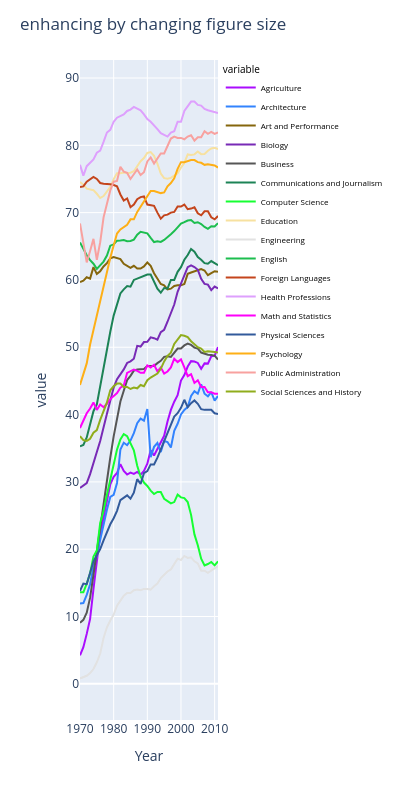

Here is the notebook cell this chart was saved with:
### Markdown cell above
changing aspect ratio

### Code cell
fig_enhanced =  px.line(degree_gender_ratio, x='Year', y=[x for x in degree_gender_ratio.columns[1:]],color_discrete_sequence=px.colors.qualitative.Alphabet)

fig_enhanced.update_layout(legend = dict(font = dict(size = 8, color = "black")),
                  legend_title = dict(font = dict(size = 10)))

fig_enhanced.update_layout(
    width = 400,
    height = 800,
    title = "enhancing by changing figure size"
)
fig_enhanced.update_yaxes(
    scaleanchor = "x",
    scaleratio = 2,
  )
fig_enhanced.show()

### Figure 1 — Plotly figure (JSON) as saved in the notebook; plotly's stock layout.template omitted (floating-point values rounded to 4 significant figures)
{"data": [{"hovertemplate": "variable=Agriculture<br>Year=%{x}<br>value=%{y}<extra></extra>", "legendgroup": "Agriculture", "line": {"color": "#AA0DFE", "dash": "solid"}, "marker": {"symbol": "circle"}, "mode": "lines", "name": "Agriculture", "orientation": "v", "showlegend": true, "type": "scatter", "x": [1970, 1971, 1972, 1973, 1974, 1975, 1976, 1977, 1978, 1979, 1980, 1981, 1982, 1983, 1984, 1985, 1986, 1987, 1988, 1989, 1990, 1991, 1992, 1993, 1994, 1995, 1996, 1997, 1998, 1999, 2000, 2001, 2002, 2003, 2004, 2005, 2006, 2007, 2008, 2009, 2010, 2011], "xaxis": "x", "y": [4.23, 5.453, 7.421, 9.654, 14.07, 18.33, 22.25, 24.64, 27.15, 29.63, 30.76, 31.32, 32.64, 31.64, 31.09, 31.38, 31.2, 31.49, 31.09, 31.61, 32.7, 34.71, 33.93, 34.95, 36.03, 36.84, 38.97, 40.69, 41.91, 42.89, 45.06, 45.87, 47.13, 47.94, 47.89, 47.67, 46.79, 47.61, 47.57, 48.67, 48.73, 50.04], "yaxis": "y"}, {"hovertemplate": "variable=Architecture<br>Year=%{x}<br>value=%{y}<extra></extra>", "legendgroup": "Architecture", "line": {"color": "#3283FE", "dash": "solid"}, "marker": {"symbol": "circle"}, "mode": "lines", "name": "Architecture", "orientation": "v", "showlegend": true, "type": "scatter", "x": [1970, 1971, 1972, 1973, 1974, 1975, 1976, 1977, 1978, 1979, 1980, 1981, 1982, 1983, 1984, 1985, 1986, 1987, 1988, 1989, 1990, 1991, 1992, 1993, 1994, 1995, 1996, 1997, 1998, 1999, 2000, 2001, 2002, 2003, 2004, 2005, 2006, 2007, 2008, 2009, 2010, 2011], "xaxis": "x", "y": [11.92, 12.0, 13.21, 14.79, 17.44, 19.13, 21.39, 23.74, 25.85, 27.77, 28.08, 29.84, 34.82, 35.83, 35.45, 36.13, 37.24, 38.73, 39.4, 39.1, 40.82, 33.68, 35.2, 35.78, 34.43, 36.06, 35.93, 35.1, 37.6, 38.63, 40.02, 40.69, 41.13, 42.76, 43.47, 43.1, 44.5, 43.1, 42.71, 43.35, 42.07, 42.77], "yaxis": "y"}, {"hovertemplate": "variable=Art and Performance<br>Year=%{x}<br>value=%{y}<extra></extra>", "legendgroup": "Art and Performance", "line": {"color": "#85660D", "dash": "solid"}, "marker": {"symbol": "circle"}, "mode": "lines", "name": "Art and Performance", "orientation": "v", "showlegend": true, "type": "scatter", "x": [1970, 1971, 1972, 1973, 1974, 1975, 1976, 1977, 1978, 1979, 1980, 1981, 1982, 1983, 1984, 1985, 1986, 1987, 1988, 1989, 1990, 1991, 1992, 1993, 1994, 1995, 1996, 1997, 1998, 1999, 2000, 2001, 2002, 2003, 2004, 2005, 2006, 2007, 2008, 2009, 2010, 2011], "xaxis": "x", "y": [59.7, 59.9, 60.4, 60.2, 61.9, 60.9, 61.3, 62.0, 62.5, 63.2, 63.4, 63.3, 63.1, 62.4, 62.1, 61.8, 62.1, 61.7, 61.7, 62.0, 62.6, 62.1, 61.0, 60.2, 59.4, 59.2, 58.6, 58.7, 59.1, 59.2, 59.2, 59.4, 60.9, 61.1, 61.3, 61.4, 61.6, 61.4, 60.7, 61.0, 61.3, 61.2], "yaxis": "y"}, {"hovertemplate": "variable=Biology<br>Year=%{x}<br>value=%{y}<extra></extra>", "legendgroup": "Biology", "line": {"color": "#782AB6", "dash": "solid"}, "marker": {"symbol": "circle"}, "mode": "lines", "name": "Biology", "orientation": "v", "showlegend": true, "type": "scatter", "x": [1970, 1971, 1972, 1973, 1974, 1975, 1976, 1977, 1978, 1979, 1980, 1981, 1982, 1983, 1984, 1985, 1986, 1987, 1988, 1989, 1990, 1991, 1992, 1993, 1994, 1995, 1996, 1997, 1998, 1999, 2000, 2001, 2002, 2003, 2004, 2005, 2006, 2007, 2008, 2009, 2010, 2011], "xaxis": "x", "y": [29.09, 29.39, 29.81, 31.15, 33.0, 34.45, 36.07, 38.33, 40.11, 42.07, 44.0, 45.25, 45.97, 46.71, 47.67, 47.91, 48.3, 50.21, 50.1, 50.77, 50.82, 51.47, 51.35, 51.12, 52.25, 52.6, 53.79, 55.0, 56.35, 58.23, 59.39, 60.71, 61.9, 62.17, 61.91, 61.5, 60.17, 59.41, 59.31, 58.49, 59.01, 58.74], "yaxis": "y"}, {"hovertemplate": "variable=Business<br>Year=%{x}<br>value=%{y}<extra></extra>", "legendgroup": "Business", "line": {"color": "#565656", "dash": "solid"}, "marker": {"symbol": "circle"}, "mode": "lines", "name": "Business", "orientation": "v", "showlegend": true, "type": "scatter", "x": [1970, 1971, 1972, 1973, 1974, 1975, 1976, 1977, 1978, 1979, 1980, 1981, 1982, 1983, 1984, 1985, 1986, 1987, 1988, 1989, 1990, 1991, 1992, 1993, 1994, 1995, 1996, 1997, 1998, 1999, 2000, 2001, 2002, 2003, 2004, 2005, 2006, 2007, 2008, 2009, 2010, 2011], "xaxis": "x", "y": [9.064, 9.503, 10.56, 12.8, 16.2, 19.69, 23.43, 27.16, 30.53, 33.62, 36.77, 39.27, 41.95, 43.54, 45.12, 45.75, 46.53, 46.69, 46.76, 46.78, 47.2, 47.22, 47.22, 47.64, 47.98, 48.57, 48.65, 48.56, 49.26, 49.81, 49.8, 50.28, 50.55, 50.35, 49.95, 49.79, 49.21, 49.0, 48.89, 48.84, 48.76, 48.18], "yaxis": "y"}, {"hovertemplate": "variable=Communications and Journalism<br>Year=%{x}<br>value=%{y}<extra></extra>", "legendgroup": "Communications and Journalism", "line": {"color": "#1C8356", "dash": "solid"}, "marker": {"symbol": "circle"}, "mode": "lines", "name": "Communications and Journalism", "orientation": "v", "showlegend": true, "type": "scatter", "x": [1970, 1971, 1972, 1973, 1974, 1975, 1976, 1977, 1978, 1979, 1980, 1981, 1982, 1983, 1984, 1985, 1986, 1987, 1988, 1989, 1990, 1991, 1992, 1993, 1994, 1995, 1996, 1997, 1998, 1999, 2000, 2001, 2002, 2003, 2004, 2005, 2006, 2007, 2008, 2009, 2010, 2011], "xaxis": "x", "y": [35.3, 35.5, 36.6, 38.4, 40.5, 41.5, 44.3, 46.9, 49.9, 52.3, 54.7, 56.4, 58.0, 58.6, 59.1, 59.0, 60.0, 60.2, 60.4, 60.5, 60.8, 60.8, 59.7, 58.7, 58.1, 58.8, 58.7, 60.0, 60.0, 61.2, 61.9, 63.0, 63.7, 64.6, 64.2, 63.4, 63.0, 62.5, 62.4, 62.8, 62.5, 62.2], "yaxis": "y"}, {"hovertemplate": "variable=Computer Science<br>Year=%{x}<br>value=%{y}<extra></extra>", "legendgroup": "Computer Science", "line": {"color": "#16FF32", "dash": "solid"}, "marker": {"symbol": "circle"}, "mode": "lines", "name": "Computer Science", "orientation": "v", "showlegend": true, "type": "scatter", "x": [1970, 1971, 1972, 1973, 1974, 1975, 1976, 1977, 1978, 1979, 1980, 1981, 1982, 1983, 1984, 1985, 1986, 1987, 1988, 1989, 1990, 1991, 1992, 1993, 1994, 1995, 1996, 1997, 1998, 1999, 2000, 2001, 2002, 2003, 2004, 2005, 2006, 2007, 2008, 2009, 2010, 2011], "xaxis": "x", "y": [13.6, 13.6, 14.9, 16.4, 18.9, 19.8, 23.9, 25.7, 28.1, 30.2, 32.5, 34.8, 36.3, 37.1, 36.8, 35.7, 34.7, 32.4, 30.8, 29.9, 29.4, 28.7, 28.2, 28.5, 28.5, 27.5, 27.1, 26.8, 27.0, 28.1, 27.7, 27.6, 27.0, 25.1, 22.2, 20.6, 18.6, 17.6, 17.8, 18.1, 17.6, 18.2], "yaxis": "y"}, {"hovertemplate": "variable=Education<br>Year=%{x}<br>value=%{y}<extra></extra>", "legendgroup": "Education", "line": {"color": "#F7E1A0", "dash": "solid"}, "marker": {"symbol": "circle"}, "mode": "lines", "name": "Education", "orientation": "v", "showlegend": true, "type": "scatter", "x": [1970, 1971, 1972, 1973, 1974, 1975, 1976, 1977, 1978, 1979, 1980, 1981, 1982, 1983, 1984, 1985, 1986, 1987, 1988, 1989, 1990, 1991, 1992, 1993, 1994, 1995, 1996, 1997, 1998, 1999, 2000, 2001, 2002, 2003, 2004, 2005, 2006, 2007, 2008, 2009, 2010, 2011], "xaxis": "x", "y": [74.54, 74.15, 73.55, 73.5, 73.34, 72.8, 72.17, 72.46, 73.19, 73.82, 74.98, 75.85, 75.84, 75.95, 75.87, 75.92, 76.14, 76.96, 77.63, 78.11, 78.87, 78.99, 78.44, 77.27, 75.81, 75.13, 75.04, 75.16, 75.49, 75.84, 76.69, 77.38, 78.64, 78.54, 78.65, 79.07, 78.69, 78.72, 79.2, 79.53, 79.62, 79.43], "yaxis": "y"}, {"hovertemplate": "variable=Engineering<br>Year=%{x}<br>value=%{y}<extra></extra>", "legendgroup": "Engineering", "line": {"color": "#E2E2E2", "dash": "solid"}, "marker": {"symbol": "circle"}, "mode": "lines", "name": "Engineering", "orientation": "v", "showlegend": true, "type": "scatter", "x": [1970, 1971, 1972, 1973, 1974, 1975, 1976, 1977, 1978, 1979, 1980, 1981, 1982, 1983, 1984, 1985, 1986, 1987, 1988, 1989, 1990, 1991, 1992, 1993, 1994, 1995, 1996, 1997, 1998, 1999, 2000, 2001, 2002, 2003, 2004, 2005, 2006, 2007, 2008, 2009, 2010, 2011], "xaxis": "x", "y": [0.8, 1.0, 1.2, 1.6, 2.2, 3.2, 4.5, 6.8, 8.4, 9.4, 10.3, 11.6, 12.4, 13.1, 13.5, 13.5, 13.9, 14.0, 13.9, 14.1, 14.1, 14.0, 14.5, 14.9, 15.7, 16.2, 16.7, 17.0, 17.8, 18.6, 18.4, 19.0, 18.7, 18.8, 18.2, 17.9, 16.8, 16.8, 16.5, 16.8, 17.2, 17.5], "yaxis": "y"}, {"hovertemplate": "variable=English<br>Year=%{x}<br>value=%{y}<extra></extra>", "legendgroup": "English", "line": {"color": "#1CBE4F", "dash": "solid"}, "marker": {"symbol": "circle"}, "mode": "lines", "name": "English", "orientation": "v", "showlegend": true, "type": "scatter", "x": [1970, 1971, 1972, 1973, 1974, 1975, 1976, 1977, 1978, 1979, 1980, 1981, 1982, 1983, 1984, 1985, 1986, 1987, 1988, 1989, 1990, 1991, 1992, 1993, 1994, 1995, 1996, 1997, 1998, 1999, 2000, 2001, 2002, 2003, 2004, 2005, 2006, 2007, 2008, 2009, 2010, 2011], "xaxis": "x", "y": [65.57, 64.56, 63.66, 62.94, 62.41, 61.65, 62.15, 62.72, 63.62, 65.09, 65.28, 65.84, 65.85, 65.92, 65.75, 65.8, 65.98, 66.71, 67.14, 67.02, 66.92, 66.24, 65.62, 65.73, 65.64, 65.94, 66.44, 66.79, 67.26, 67.82, 68.37, 68.58, 68.83, 68.89, 68.45, 68.57, 68.3, 67.87, 67.59, 67.97, 67.93, 68.43], "yaxis": "y"}, {"hovertemplate": "variable=Foreign Languages<br>Year=%{x}<br>value=%{y}<extra></extra>", "legendgroup": "Foreign Languages", "line": {"color": "#C4451C", "dash": "solid"}, "marker": {"symbol": "circle"}, "mode": "lines", "name": "Foreign Languages", "orientation": "v", "showlegend": true, "type": "scatter", "x": [1970, 1971, 1972, 1973, 1974, 1975, 1976, 1977, 1978, 1979, 1980, 1981, 1982, 1983, 1984, 1985, 1986, 1987, 1988, 1989, 1990, 1991, 1992, 1993, 1994, 1995, 1996, 1997, 1998, 1999, 2000, 2001, 2002, 2003, 2004, 2005, 2006, 2007, 2008, 2009, 2010, 2011], "xaxis": "x", "y": [73.8, 73.9, 74.6, 74.9, 75.3, 75.0, 74.4, 74.3, 74.3, 74.2, 74.1, 73.9, 72.7, 71.8, 72.1, 70.8, 71.2, 72.0, 72.3, 72.4, 71.2, 71.1, 71.0, 70.0, 69.1, 69.6, 69.7, 70.0, 70.1, 70.9, 70.9, 71.2, 70.5, 70.6, 70.8, 69.9, 69.6, 70.2, 70.2, 69.3, 69.0, 69.5], "yaxis": "y"}, {"hovertemplate": "variable=Health Professions<br>Year=%{x}<br>value=%{y}<extra></extra>", "legendgroup": "Health Professions", "line": {"color": "#DEA0FD", "dash": "solid"}, "marker": {"symbol": "circle"}, "mode": "lines", "name": "Health Professions", "orientation": "v", "showlegend": true, "type": "scatter", "x": [1970, 1971, 1972, 1973, 1974, 1975, 1976, 1977, 1978, 1979, 1980, 1981, 1982, 1983, 1984, 1985, 1986, 1987, 1988, 1989, 1990, 1991, 1992, 1993, 1994, 1995, 1996, 1997, 1998, 1999, 2000, 2001, 2002, 2003, 2004, 2005, 2006, 2007, 2008, 2009, 2010, 2011], "xaxis": "x", "y": [77.1, 75.5, 76.9, 77.4, 77.9, 78.9, 79.2, 80.5, 81.9, 82.3, 83.5, 84.1, 84.4, 84.6, 85.1, 85.3, 85.7, 85.5, 85.2, 84.6, 83.9, 83.5, 83.0, 82.4, 81.8, 81.5, 81.3, 81.9, 82.1, 83.5, 83.5, 85.1, 85.8, 86.5, 86.5, 86.0, 85.9, 85.4, 85.2, 85.1, 85.0, 84.8], "yaxis": "y"}, {"hovertemplate": "variable=Math and Statistics<br>Year=%{x}<br>value=%{y}<extra></extra>", "legendgroup": "Math and Statistics", "line": {"color": "#FE00FA", "dash": "solid"}, "marker": {"symbol": "circle"}, "mode": "lines", "name": "Math and Statistics", "orientation": "v", "showlegend": true, "type": "scatter", "x": [1970, 1971, 1972, 1973, 1974, 1975, 1976, 1977, 1978, 1979, 1980, 1981, 1982, 1983, 1984, 1985, 1986, 1987, 1988, 1989, 1990, 1991, 1992, 1993, 1994, 1995, 1996, 1997, 1998, 1999, 2000, 2001, 2002, 2003, 2004, 2005, 2006, 2007, 2008, 2009, 2010, 2011], "xaxis": "x", "y": [38.0, 39.0, 40.2, 40.9, 41.8, 40.7, 41.5, 41.1, 41.6, 42.3, 42.8, 43.2, 44.0, 44.3, 46.2, 46.5, 46.7, 46.5, 46.2, 46.2, 47.3, 47.0, 47.4, 46.4, 47.0, 46.1, 46.4, 47.0, 48.3, 47.8, 48.2, 47.0, 45.7, 46.0, 44.7, 45.1, 44.1, 44.1, 43.3, 43.3, 43.1, 43.1], "yaxis": "y"}, {"hovertemplate": "variable=Physical Sciences<br>Year=%{x}<br>value=%{y}<extra></extra>", "legendgroup": "Physical Sciences", "line": {"color": "#325A9B", "dash": "solid"}, "marker": {"symbol": "circle"}, "mode": "lines", "name": "Physical Sciences", "orientation": "v", "showlegend": true, "type": "scatter", "x": [1970, 1971, 1972, 1973, 1974, 1975, 1976, 1977, 1978, 1979, 1980, 1981, 1982, 1983, 1984, 1985, 1986, 1987, 1988, 1989, 1990, 1991, 1992, 1993, 1994, 1995, 1996, 1997, 1998, 1999, 2000, 2001, 2002, 2003, 2004, 2005, 2006, 2007, 2008, 2009, 2010, 2011], "xaxis": "x", "y": [13.8, 14.9, 14.8, 16.5, 18.2, 19.1, 20.0, 21.3, 22.5, 23.7, 24.6, 25.7, 27.3, 27.6, 28.0, 27.5, 28.4, 30.4, 29.7, 31.3, 31.6, 32.6, 32.6, 33.6, 34.8, 35.9, 37.3, 38.3, 39.7, 40.2, 41.0, 42.2, 41.1, 41.7, 42.1, 41.6, 40.8, 40.7, 40.7, 40.7, 40.2, 40.1], "yaxis": "y"}, {"hovertemplate": "variable=Psychology<br>Year=%{x}<br>value=%{y}<extra></extra>", "legendgroup": "Psychology", "line": {"color": "#FEAF16", "dash": "solid"}, "marker": {"symbol": "circle"}, "mode": "lines", "name": "Psychology", "orientation": "v", "showlegend": true, "type": "scatter", "x": [1970, 1971, 1972, 1973, 1974, 1975, 1976, 1977, 1978, 1979, 1980, 1981, 1982, 1983, 1984, 1985, 1986, 1987, 1988, 1989, 1990, 1991, 1992, 1993, 1994, 1995, 1996, 1997, 1998, 1999, 2000, 2001, 2002, 2003, 2004, 2005, 2006, 2007, 2008, 2009, 2010, 2011], "xaxis": "x", "y": [44.4, 46.2, 47.6, 50.4, 52.6, 54.5, 56.9, 59.0, 61.3, 63.3, 65.1, 66.9, 67.5, 67.9, 68.2, 69.0, 69.0, 70.1, 70.9, 71.6, 72.6, 73.2, 73.2, 73.1, 72.9, 73.0, 73.9, 74.4, 75.1, 76.5, 77.5, 77.5, 77.7, 77.8, 77.8, 77.5, 77.4, 77.1, 77.2, 77.1, 77.0, 76.7], "yaxis": "y"}, {"hovertemplate": "variable=Public Administration<br>Year=%{x}<br>value=%{y}<extra></extra>", "legendgroup": "Public Administration", "line": {"color": "#F8A19F", "dash": "solid"}, "marker": {"symbol": "circle"}, "mode": "lines", "name": "Public Administration", "orientation": "v", "showlegend": true, "type": "scatter", "x": [1970, 1971, 1972, 1973, 1974, 1975, 1976, 1977, 1978, 1979, 1980, 1981, 1982, 1983, 1984, 1985, 1986, 1987, 1988, 1989, 1990, 1991, 1992, 1993, 1994, 1995, 1996, 1997, 1998, 1999, 2000, 2001, 2002, 2003, 2004, 2005, 2006, 2007, 2008, 2009, 2010, 2011], "xaxis": "x", "y": [68.4, 65.5, 62.6, 64.3, 66.1, 63.0, 65.6, 69.3, 71.5, 73.3, 74.6, 74.7, 76.8, 76.1, 75.9, 75.0, 75.7, 76.4, 75.6, 76.0, 77.6, 78.2, 77.3, 78.0, 78.8, 78.8, 79.8, 81.0, 81.3, 81.1, 81.1, 80.9, 81.3, 81.5, 80.7, 81.2, 81.2, 82.1, 81.7, 82.0, 81.7, 81.9], "yaxis": "y"}, {"hovertemplate": "variable=Social Sciences and History<br>Year=%{x}<br>value=%{y}<extra></extra>", "legendgroup": "Social Sciences and History", "line": {"color": "#90AD1C", "dash": "solid"}, "marker": {"symbol": "circle"}, "mode": "lines", "name": "Social Sciences and History", "orientation": "v", "showlegend": true, "type": "scatter", "x": [1970, 1971, 1972, 1973, 1974, 1975, 1976, 1977, 1978, 1979, 1980, 1981, 1982, 1983, 1984, 1985, 1986, 1987, 1988, 1989, 1990, 1991, 1992, 1993, 1994, 1995, 1996, 1997, 1998, 1999, 2000, 2001, 2002, 2003, 2004, 2005, 2006, 2007, 2008, 2009, 2010, 2011], "xaxis": "x", "y": [36.8, 36.2, 36.1, 36.4, 37.3, 37.7, 39.2, 40.5, 41.8, 43.6, 44.2, 44.6, 44.6, 44.1, 44.1, 43.8, 44.0, 43.9, 44.4, 44.2, 45.1, 45.5, 45.8, 46.1, 46.8, 47.9, 48.7, 49.2, 50.5, 51.2, 51.8, 51.7, 51.5, 50.9, 50.5, 50.0, 49.8, 49.3, 49.4, 49.4, 49.3, 49.2], "yaxis": "y"}], "layout": {"height": 800, "legend": {"font": {"color": "black", "size": 8}, "title": {"font": {"size": 10}, "text": "variable"}, "tracegroupgap": 0}, "margin": {"t": 60}, "title": {"text": "enhancing by changing figure size"}, "width": 400, "xaxis": {"anchor": "y", "domain": [0, 1], "title": {"text": "Year"}}, "yaxis": {"anchor": "x", "domain": [0, 1], "scaleanchor": "x", "scaleratio": 2, "title": {"text": "value"}}}}
